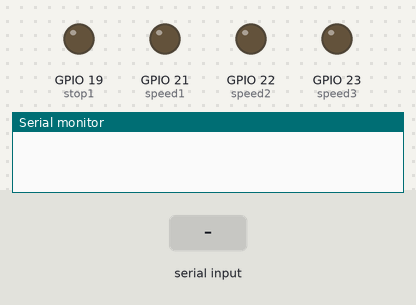
A sketch run on a simulated ESP32. Parts: output pins drawn as LEDs (lit = HIGH), the last lines printed to the serial monitor. The test bench sets the inputs (shaded band).

Above: at 2.8 s.
2.9 s: "A" received over the second serial link
At 4.0 s:
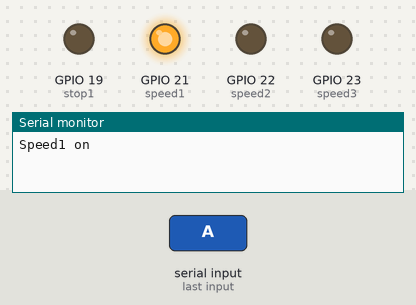
4.5 s: "B" received over the second serial link
At 5.5 s:
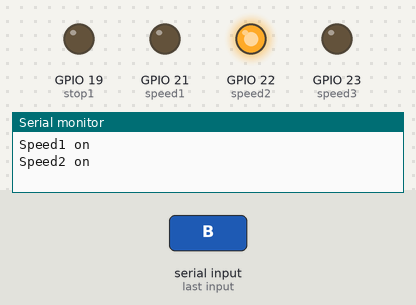
6.5 s: "C" received over the second serial link
At 8.3 s:
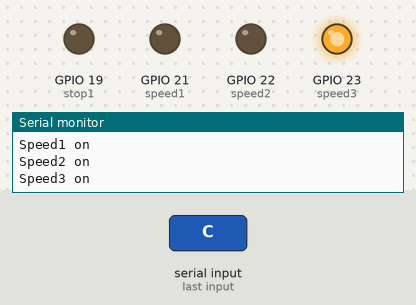
Timing chart, 0 to 9.8 s (numbered marks = the images above; inputs shaded):
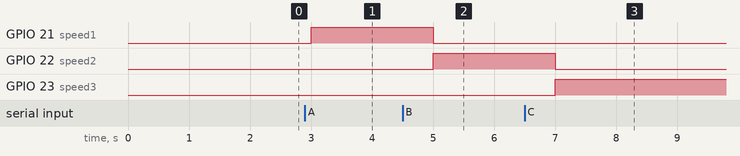

Measured:
- after the input at 2.9 s, GPIO 21 (speed1): LOW → HIGH after 0.10 s
- after the input at 4.5 s, GPIO 21 (speed1): HIGH → LOW after 0.50 s; GPIO 22 (speed2): LOW → HIGH after 0.50 s
- after the input at 6.5 s, GPIO 22 (speed2): HIGH → LOW after 0.50 s; GPIO 23 (speed3): LOW → HIGH after 0.50 s

The sketch:

ESP32_Bluetooth_FAN.ino
```cpp
#include <SoftwareSerial.h>
SoftwareSerial mySerial(1,3);  //(Tx, Rx)

#if !defined(CONFIG_BT_ENABLED) || !defined(CONFIG_BLUEDROID_ENABLED)
#error Bluetooth is not enabled! Please run `make menuconfig` to and enable it
#endif

int speed1 = 21;
int speed2 = 22;
int speed3 = 23;
int stop1 = 19;

void setup() {
  pinMode(speed1, OUTPUT);
  pinMode(speed2, OUTPUT);
  pinMode(speed3, OUTPUT);
  pinMode(stop1, OUTPUT);
  mySerial.begin(9600);
  mySerial.begin('ESP32');
  Serial.begin(9600);

}

void loop() {
   if(mySerial.available() > 0){
      char ch = mySerial.read();
      if(ch == 'A'){
        digitalWrite(speed1, HIGH);
        digitalWrite(speed2, LOW);
        digitalWrite(speed3, LOW);
        Serial.println("Speed1 on");
      }else if(ch == 'B'){
        digitalWrite(speed1, LOW);
        digitalWrite(speed2, HIGH);
        digitalWrite(speed3, LOW);
        Serial.println("Speed2 on");
      }else if(ch == 'C'){
        digitalWrite(speed1, LOW);
        digitalWrite(speed2, LOW);
        digitalWrite(speed3, HIGH);
        Serial.println("Speed3 on");
      }else if(ch == 'Z'){
        digitalWrite(speed1, LOW);
        digitalWrite(speed2, LOW);
        digitalWrite(speed3, LOW);
        Serial.println("OFF ALL");
      }else{
        digitalWrite(speed1, LOW);
        digitalWrite(speed2, LOW);
        digitalWrite(speed3, LOW);
        Serial.println("Don't Select");
      }
   }
   Serial.println();
   delay(1000);
}
```
